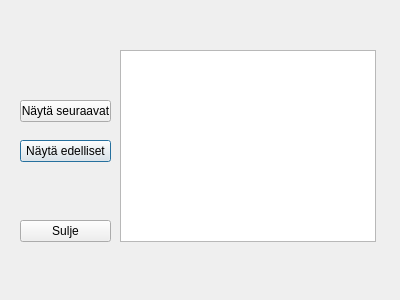
<?xml version="1.0" encoding="UTF-8"?>
<ui version="4.0">
 <class>BankActions</class>
 <widget class="QDialog" name="BankActions">
  <property name="geometry">
   <rect>
    <x>0</x>
    <y>0</y>
    <width>400</width>
    <height>300</height>
   </rect>
  </property>
  <property name="windowTitle">
   <string>Dialog</string>
  </property>
  <widget class="QPushButton" name="pushButton_3">
   <property name="geometry">
    <rect>
     <x>20</x>
     <y>140</y>
     <width>91</width>
     <height>22</height>
    </rect>
   </property>
   <property name="text">
    <string>Näytä edelliset</string>
   </property>
  </widget>
  <widget class="QListView" name="listView">
   <property name="geometry">
    <rect>
     <x>120</x>
     <y>50</y>
     <width>256</width>
     <height>192</height>
    </rect>
   </property>
  </widget>
  <widget class="QPushButton" name="pushButton">
   <property name="geometry">
    <rect>
     <x>20</x>
     <y>220</y>
     <width>91</width>
     <height>22</height>
    </rect>
   </property>
   <property name="text">
    <string>Sulje</string>
   </property>
  </widget>
  <widget class="QPushButton" name="pushButton_2">
   <property name="geometry">
    <rect>
     <x>20</x>
     <y>100</y>
     <width>91</width>
     <height>22</height>
    </rect>
   </property>
   <property name="text">
    <string>Näytä seuraavat</string>
   </property>
  </widget>
 </widget>
 <resources/>
 <connections/>
</ui>
